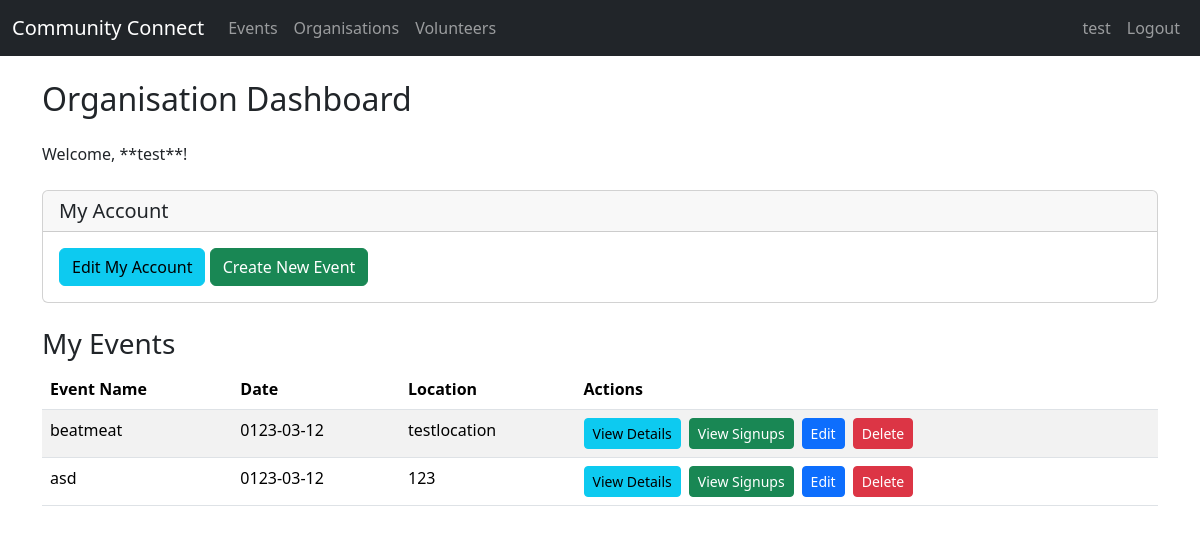
The page /organisation/dashboard (signed in) on the database as committed earlier.
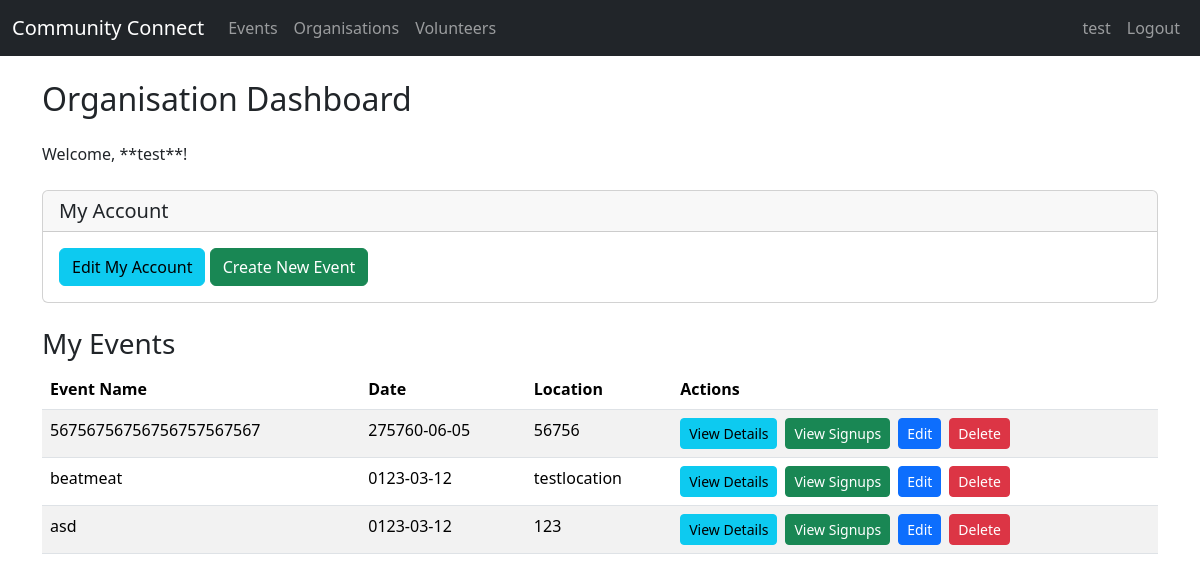
The same page on the database as committed later.
### tables this page shows
CREATE TABLE Events (
    EventID INTEGER PRIMARY KEY AUTOINCREMENT,
    OrganisationID INTEGER,
    Name TEXT NOT NULL,
    Description TEXT,
    Date DATE,
    StartTime TIME,
    EndTime TIME,
    Location TEXT,
    Status TEXT,
    FOREIGN KEY (OrganisationID) REFERENCES Organisations(OrganisationID)
);

### app.py (the view)
@app.route("/organisation/dashboard")
@login_required
@org_required
def organisation_dashboard():
    db = get_db()
    events = db.execute(
        """SELECT EventID, Name, Description, Date, Location
           FROM Events
           WHERE OrganisationID = ?
           ORDER BY date(Date) ASC""",
        (session["user_id"],)
    ).fetchall()
    return render_template("organisation_dashboard.html", events=events)

### app.py (called while the page is built)
def get_db():
    db = getattr(g, "_database", None)
    if db is None:
        db = g._database = sqlite3.connect(DATABASE)
        db.row_factory = sqlite3.Row
    return db

@app.teardown_appcontext
def close_connection(exception):
    db = getattr(g, "_database", None)
    if db is not None:
        db.close()

def login_required(f):
    @wraps(f)
    def decorated_function(*args, **kwargs):
        if "user_id" not in session:
            flash("Please log in first.", "error")
            return redirect(url_for("login"))
        return f(*args, **kwargs)
    return decorated_function

def org_required(f):
    @wraps(f)
    def wrapper(*args, **kwargs):
        if session.get("account_type") != "organisation":
            flash("Organisations only.", "error")
            return redirect(url_for("index"))
        return f(*args, **kwargs)
    return wrapper

### templates/organisation_dashboard.html (shortened to what this page needs)
{% extends "base.html" %}
{% block content %}
<h2 class="mb-4">Organisation Dashboard</h2>
<p>Welcome, **{{ session['name'] }}**!</p>
<div class="card my-4">
    <div class="card-header">
        <h5 class="mb-0">My Account</h5>
    </div>
    <div class="card-body">
        <a href="{{ url_for('edit_org_account') }}" class="btn btn-info">Edit My Account</a>
        <a href="{{ url_for('add_event') }}" class="btn btn-success">Create New Event</a>
    </div>
</div>
<h3 class="mt-4">My Events</h3>
{% if events %}
<table class="table table-striped">
    <thead>
        <tr>
            <th>Event Name</th>
            <th>Date</th>
            <th>Location</th>
            <th>Actions</th>
        </tr>
    </thead>
    <tbody>
        {% for event in events %}
        <tr>
            <td>{{ event.Name }}</td>
            <td>{{ event.Date }}</td>
            <td>{{ event.Location }}</td>
            <td>
                <div class="d-flex align-items-center gap-2">
                    <a href="{{ url_for('view_event', event_id=event.EventID) }}" class="btn btn-sm btn-info">View Details</a>
                    <a href="{{ url_for('view_event_signups', event_id=event.EventID) }}" class="btn btn-sm btn-success">View Signups</a>
                    <a href="{{ url_for('edit_event', event_id=event.EventID) }}" class="btn btn-sm btn-primary">Edit</a>
                    <form action="{{ url_for('delete_event', event_id=event.EventID) }}" method="POST" class="m-0">
                        <button type="submit" class="btn btn-sm btn-danger" onclick="return confirm('Are you sure?');">Delete</button>
                    </form>
                </div>
            </td>
        </tr>
        {% endfor %}
    </tbody>
</table>
{% else %}
<p>You have not created any events yet. <a href="{{ url_for('add_event') }}">Create one now!</a></p>
{% endif %}
{% endblock %}

Rows that differ between the two databases and show on the page:
added Events: Name "56756756756756757567567", Date "275760-06-05", Location "56756"
